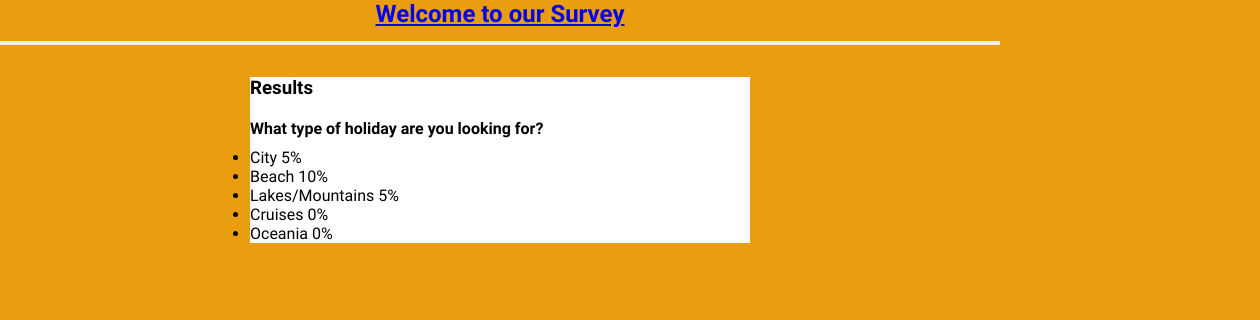
/polls/result/1, run on an earlier commit of the app's database.
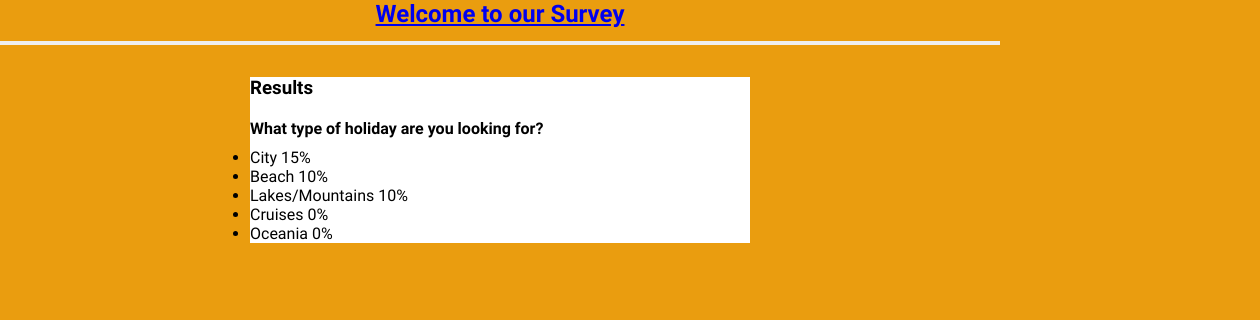
And on a later commit of the database.
### pollsapp/models.py (models this page shows, shortened)
class Choice(models.Model):
    question = models.ForeignKey(Question, on_delete=models.CASCADE, related_name='choices')
    option = models.CharField(max_length=100)
    vote = models.IntegerField(default=0)

### pollsapp/views.py (the view)
# urls.py: path('result/<str:pk>', views.result, name = 'result')
def result(request, pk):
    question = Question.objects.get(id=pk)
    options = question.choices.all()
    if request.method == 'POST':
        inputvalue = request.POST['choice']
        selected_option = options.get(id=inputvalue)
        selected_option.vote += 5
        selected_option.save()
    return render(request, 'result.html', {'question':question, 'options':options})

### pollsapp/templates/result.html
{% extends 'base.html' %}
{% block content %}
<h3 style = "margin-bottom: 20px"><strong>Results</strong></h3>
<h4>{{question.question}}</h4>
<ul class="list-group">
{% for option in options %}
<li class="list-group-item d-flex justify-content-between align-items-center">
    {{option.option}}
    <span class="badge bg-primary rounded-pill">{{option.vote}}%</span>
  </li>
  {% endfor %}
</ul>
{% endblock %}

What changed in the data, as far as the page shows it:
changed Choice "City": vote "5" → "15"
changed Choice "Lakes/Mountains": vote "5" → "10"
